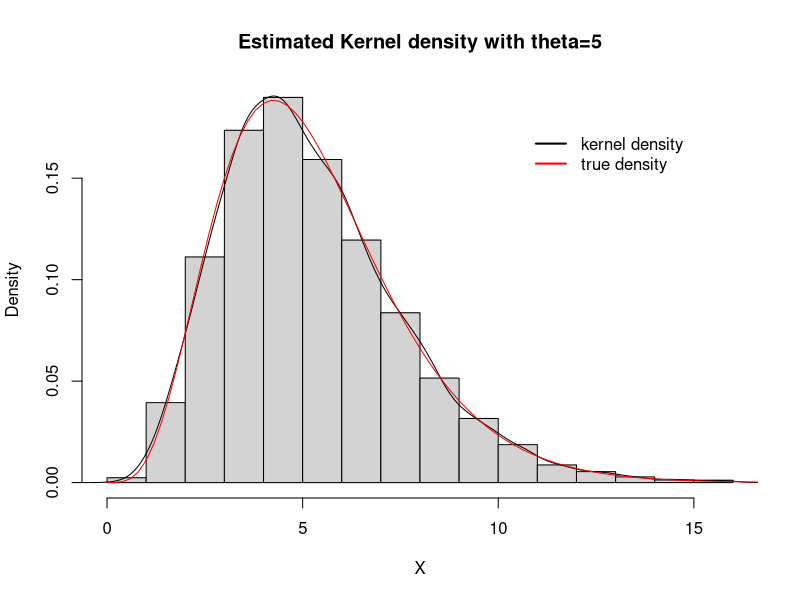
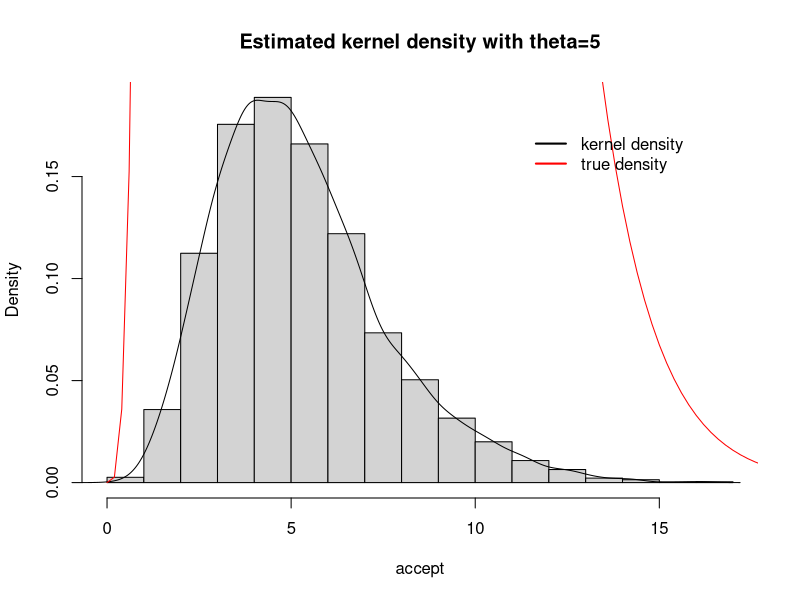
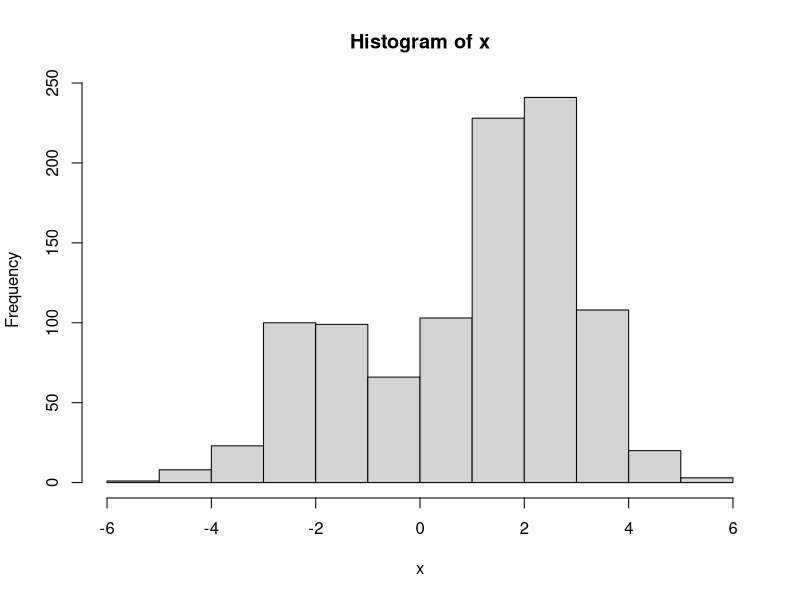
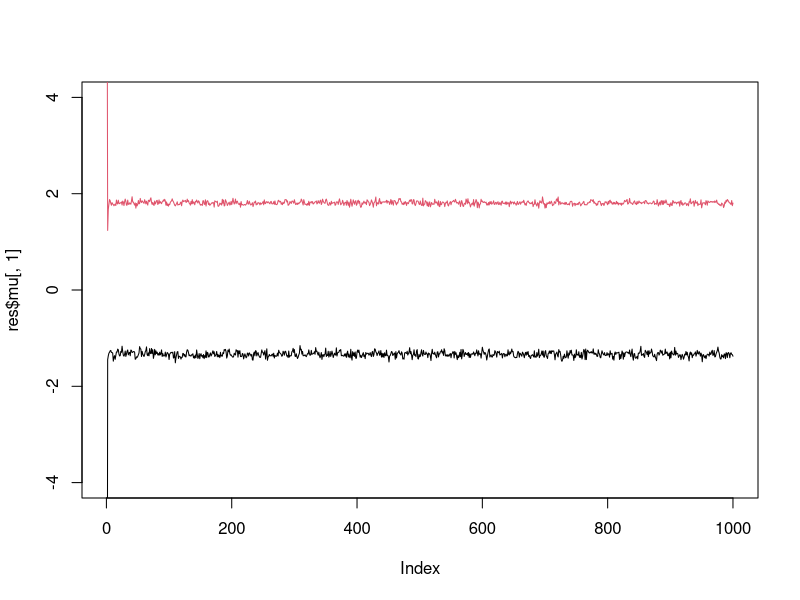
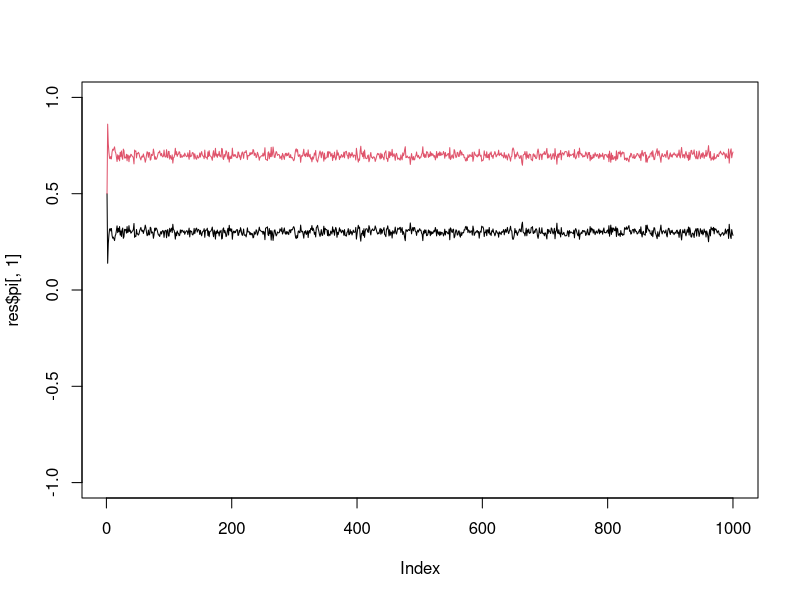

Source code (R) for these figures, in order:
## ---- chunk 1

g <- function(x, theta = 5){
  (1/(2*gamma(theta)+gamma(theta+0.5)))*(2*x^(theta-1)+x^(theta-0.5))*exp(-x)
}

sample_g <- function(theta){
  w <- 2*gamma(theta)/(2*gamma(theta)+gamma(theta+1/2))
  m <- 10000
  counts <- 0
  draws <- c()
  u <- runif(m,0,1)
  for(i in 1:m){
    if(u[i]<w){
      x <- rgamma(1,theta,1)
      counts <- counts+1
      draws <- c(draws,x)
    }
    else{
      x <- rgamma(1,theta+0.5,1)
    counts <- counts+1
    draws <- c(draws,x)  
    }
  }
  return(draws)
}
X <- sample_g(5)
hist(X,prob=TRUE,main = "Estimated Kernel density with theta=5")
lines(density(X))

curve(g,from = 0,to=20,add=T,col="red")
legend("topright", inset=.1, 
         legend = c("kernel density","true density"), 
         bty = "n", lty = 1, lwd = 2, col = c("black", "red"))
## ---- chunk 2
X <- sample_g(5)
theta = 5
C <- 1 / (2 * gamma(theta) + gamma(theta + 0.5))
alpha <- sqrt(2) / (2 * C)
U <- runif(10000, 0, 1)

q <- function(x, theta = 5){
  return(sqrt(4+x)*x^(theta-1)*exp(-x))
}
g_x <-function(x){
  return(C*g(x))
}


count = 1
accept <- c()

while(count <= 10000){
  test_u = U[count]
  test_x = q(X[count])/(alpha*g_x(X[count]))
  if(test_u <= test_x){
    accept = rbind(accept, X[count])
    count = count + 1
  }
  count = count + 1
}

hist(accept,prob=TRUE,main = "Estimated kernel density with theta=5")
lines(density(accept))

curve(q,from = 0,to=20,add=T,col="red")
legend("topright", inset=.1, 
         legend = c("kernel density","true density"), 
         bty = "n", lty = 1, lwd = 2, col = c("black", "red"))

## ---- chunk 3
set.seed(33)

rmix = function(n,pi,mu,s){
  z = sample(1:length(pi),prob=pi,size=n,replace=TRUE)
  x = rnorm(n,mu[z],s[z])
  return(x)
}
x = rmix(n=1000,pi=c(0.3,0.7),mu=c(-2,2),s=c(1,1))
hist(x)
## ---- chunk 4
normalize = function(x){return(x/sum(x))}
  
  
  sample_z = function(x,pi,mu){
    dmat = outer(mu,x,"-") 
    p.z.given.x = as.vector(pi) * dnorm(dmat,0,1) 
    p.z.given.x = apply(p.z.given.x,2,normalize) 
    z = rep(0, length(x))
    for(i in 1:length(z)){
      z[i] = sample(1:length(pi), size=1,prob=p.z.given.x[,i],replace=TRUE)
    }
    return(z)
  }
 
  sample_pi = function(z,k){
    counts = colSums(outer(z,1:k,FUN="=="))
    pi = gtools::rdirichlet(1,counts+1)
    return(pi)
  }

  sample_mu = function(x, z, k, prior){
    df = data.frame(x=x,z=z)
    mu = rep(0,k)
    for(i in 1:k){
      sample.size = sum(z==i)
      sample.mean = ifelse(sample.size==0,0,mean(x[z==i]))
      
      post.prec = sample.size+prior$prec
      post.mean = (prior$mean * prior$prec + sample.mean * sample.size)/post.prec
      mu[i] = rnorm(1,post.mean,sqrt(1/post.prec))
    }
    return(mu)
  }
  
  gibbs = function(x,k,niter =1000,muprior = list(mean=0,prec=100)){
    pi = rep(1/k,k) # initialize
    mu = rnorm(k,0,10)
    z = sample_z(x,pi,mu)
    res = list(mu=matrix(nrow=niter, ncol=k), pi = matrix(nrow=niter,ncol=k), z = matrix(nrow=niter, ncol=length(x)))
    res$mu[1,]=mu
    res$pi[1,]=pi
    res$z[1,]=z 
    for(i in 2:niter){
        pi = sample_pi(z,k)
        mu = sample_mu(x,z,k,muprior)
        z = sample_z(x,pi,mu)
        res$mu[i,] = mu
        res$pi[i,] = pi
        res$z[i,] = z
    }
    return(res)
  }
## ---- chunk 5
res = gibbs(x,2)
plot(res$mu[,1],ylim=c(-4,4),type="l")
lines(res$mu[,2],col=2)

## ---- chunk 6
plot(res$pi[,1],ylim = c(-1,1), type="l")
lines(res$pi[,2],col=2)
